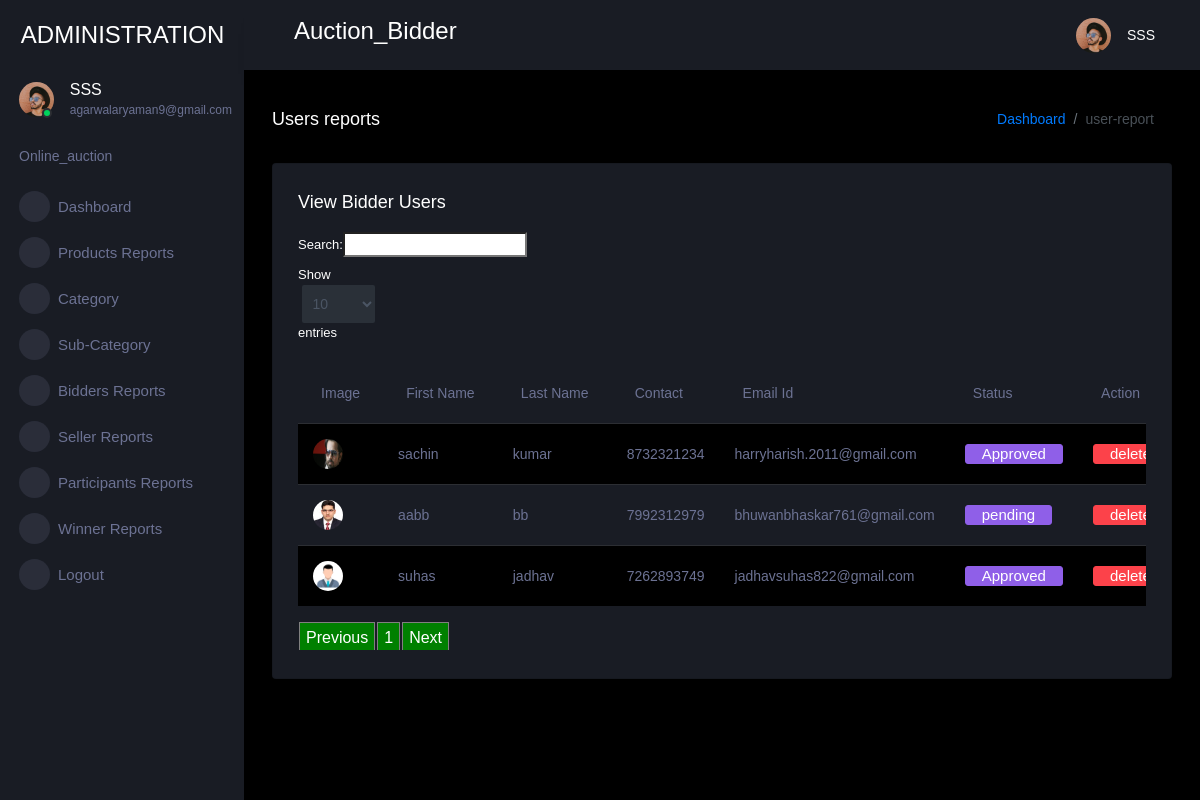
The page /view_buyer_user (signed in) on the database its author committed.
### bid_app/models.py (models this page shows, shortened)
class AuctionUser(models.Model):
    user = models.ForeignKey(User,on_delete=models.CASCADE,null=True, blank=True)
    dob = models.DateField(null=True, blank=True)
    address = models.CharField(max_length=100,null=True, blank=True)
    contact = models.CharField(max_length=10,null=True, blank=True)
    image = models.FileField(null=True, blank=True)
    user_type = models.CharField(max_length=100,null=True, blank=True)
    status = models.CharField(max_length=100,null=True, blank=True, default="pending")
    membership = models.ForeignKey(Member_fee,on_delete=models.CASCADE,null=True, blank=True)
    created = models.DateTimeField(auto_now_add=True)
    adhar_card = models.FileField(null=True, blank=True)
    pan_card = models.FileField(null=True, blank=True)
    bank_statement = models.FileField(null=True, blank=True)
    adhar_number = models.CharField(max_length=100,null=True, blank=True)
    pan_number = models.CharField(max_length=100,null=True, blank=True)
    account_number = models.CharField(max_length=100,null=True, blank=True)
    agree = models.BooleanField(null=True, blank=True)
    email_verification = models.BooleanField(null=True, blank=True)
    otp = models.CharField(max_length=100,null=True, blank=True)

### bid_app/views.py (the view)
# urls.py: path('view_buyer_user', view_buyer_user, name="view_buyer_user"),
def view_buyer_user(request):
    if not request.user.is_authenticated:
        return redirect('loginadmin')
    pro = AuctionUser.objects.filter(user_type='Bidder')
    d = {'user':pro}
    return render(request,'administration/view_user.html',d)

### bid_app/templates/administration/view_user.html (shortened to what this page needs)
{% extends 'administration/index.html' %}
{% load static %}
{% block body %}
<link rel = stylesheet href="https://cdn.datatables.net/1.10.23/css/dataTables.bootstrap.min.css">
<div class="main-panel">
    <div class="content-wrapper">
      <div class="page-header">
        <h3 class="page-title"> Users reports </h3>
        <nav aria-label="breadcrumb">
          <ol class="breadcrumb">
            <li class="breadcrumb-item"><a href="#">Dashboard</a></li>
            <li class="breadcrumb-item active" aria-current="page">user-report</li>
          </ol>
        </nav>
      </div>
      <div class="row">
        <div class="col-lg-12 grid-margin stretch-card">
          <div class="card">
            <div class="card-body">
              <h4 class="card-title">View Bidder Users</h4>
              <div class="table-responsive">
                <table class="table table-striped" id="example">
                  <thead>
                    <tr>
                        <th>Image</th>
                        <th>First Name</th>
                        <th>Last Name</th>
                          <th>Contact</th>
                        <th>Email Id</th>
                        <th>Status</th>
                        <th>Action</th>
                      </tr>
                      </thead>
                       <tbody>
                        {% for i in user %}
                      <tr>
                        <td><img src="{{i.image.url}}"></td>
                        <td>{{i.user.first_name}}</td>
                        <td>{{i.user.last_name}}</td>
                          <td>{{i.contact}}</td>
                          <td>{{i.user.email}}</td>
                          <td>
                            <a href="{% url 'change_user_status' i.id%}" onclick="return confirm('Are you sure?')"><button class="btn btn-info">{{i.status}}</button></a>
                          </td>
                        <td>
                          <a href="{% url 'delete_user' i.user.id %}" onclick="return confirm('Are you sure?')"><button class="btn btn-danger">delete</button></a>
                        </td>
                      </tr>
                        {% empty %}
                    <tr>
                      <td>Data Not Found</td>
                    </tr>
                        {% endfor %}
                        </tbody>
                </table>
              </div>
            </div>
          </div>
        </div>
      </div>
    </div>
{% endblock %}

### bid_app/templates/administration/index.html (shortened to what this page needs)
<!DOCTYPE html>
{% load static %}
<html lang="en">
  <head>
    <link rel="stylesheet" href="{% static 'administration/assets/vendors/mdi/css/materialdesignicons.min.css' %}">
    <link rel="stylesheet" href="{% static 'administration/assets/vendors/css/vendor.bundle.base.css' %}">
    <link rel="stylesheet" href="{% static 'administration/assets/vendors/jvectormap/jquery-jvectormap.css' %}">
    <link rel="stylesheet" href="{% static 'administration/assets/vendors/flag-icon-css/css/flag-icon.min.css' %}">
    <link rel="stylesheet" href="{% static 'administration/assets/vendors/owl-carousel-2/owl.carousel.min.css' %}">
    <link rel="stylesheet" href="{% static 'administration/assets/vendors/owl-carousel-2/owl.theme.default.min.css' %}">
    <link rel="stylesheet" href="{% static 'administration/assets/css/style.css' %}">
  </head>
  <body>
    <div class="container-scroller">
      <nav class="sidebar sidebar-offcanvas" id="sidebar">
        <div class="sidebar-brand-wrapper d-none d-lg-flex align-items-center justify-content-center fixed-top">
          <a class="sidebar-brand brand-logo" href="#" style="color:white">ADMINISTRATION</a>
        </div>
        <ul class="nav">
          <li class="nav-item profile">
            <div class="profile-desc">
              <div class="profile-pic">
                <div class="count-indicator">
                  <img class="img-xs rounded-circle " src="{% static 'administration/assets/images/faces/face15.jpg' %}" alt="">
                  <span class="count bg-success"></span>
                </div>
                <div class="profile-name">
                  <h5 class="mb-0 font-weight-normal">{{request.user.username}}</h5>
                  <span>{{request.user.email}}</span>
                </div>
              </div>
              <a href="#" id="profile-dropdown" data-toggle="dropdown"><i class="mdi mdi-dots-vertical"></i></a>
            </div>
          </li>
          <li class="nav-item nav-category">
            <span class="nav-link">Online_auction</span>
          </li>
          <li class="nav-item menu-items">
            <a class="nav-link" href="/admin-home">
              <span class="menu-icon">
                <i class="mdi mdi-speedometer"></i>
              </span>
              <span class="menu-title">Dashboard</span>
            </a>
          </li>
          <li class="nav-item menu-items">
            <a class="nav-link" href="/admin_view_product">
              <span class="menu-icon">
                <i class="mdi mdi-account-card-details"></i>
              </span>
              <span class="menu-title">Products Reports</span>
            </a>
          </li>
          <li class="nav-item menu-items">
            <a class="nav-link" data-toggle="collapse" href="#ui-basic-1" aria-expanded="false" aria-controls="ui-basic">
              <span class="menu-icon">
                <i class="mdi mdi-laptop"></i>
              </span>
              <span class="menu-title">Category</span>
              <i class="menu-arrow"></i>
            </a>
          </li>
          <li class="nav-item menu-items">
            <a class="nav-link" data-toggle="collapse" href="#ui-basic-2" aria-expanded="false" aria-controls="ui-basic">
              <span class="menu-icon">
                <i class="mdi mdi-laptop"></i>
              </span>
              <span class="menu-title">Sub-Category</span>
              <i class="menu-arrow"></i>
            </a>
          </li>
          <li class="nav-item menu-items">
            <a class="nav-link" href="/view_buyer_user">
              <span class="menu-icon">
                <i class="mdi mdi-account-card-details"></i>
              </span>
              <span class="menu-title">Bidders Reports</span>
            </a>
          </li>
          <li class="nav-item menu-items">
            <a class="nav-link" href="/view_seller_user">
              <span class="menu-icon">
                <i class="mdi mdi-account-card-details"></i>
              </span>
              <span class="menu-title">Seller Reports</span>
            </a>
          </li>
          <li class="nav-item menu-items">
            <a class="nav-link" href="/view_participants">
              <span class="menu-icon">
                <i class="mdi mdi-playlist-play"></i>
              </span>
              <span class="menu-title">Participants Reports</span>
            </a>
          </li>
          <li class="nav-item menu-items">
            <a class="nav-link" href="/view_winner">
              <span class="menu-icon">
                <i class="mdi mdi-playlist-play"></i>
              </span>
              <span class="menu-title">Winner Reports</span>
            </a>
          </li>
          <li class="nav-item menu-items">
            <a class="nav-link" href="/logout">
              <span class="menu-icon">
                <i class="mdi mdi-chart-bar"></i>
              </span>
              <span class="menu-title">Logout</span>
            </a>
          </li>
        </ul>
      </nav>
      <div class="container-fluid page-body-wrapper">
        <nav class="navbar p-0 fixed-top d-flex flex-row">
          <div class="navbar-menu-wrapper flex-grow d-flex align-items-stretch">
            <button class="navbar-toggler navbar-toggler align-self-center" type="button" data-toggle="minimize">
              <span class="mdi mdi-menu"></span>
            </button>
            <ul class="navbar-nav w-100">
              <li class="nav-item w-100">
                <h3>Auction_Bidder</h3>
              </li>
            </ul>
            <ul class="navbar-nav navbar-nav-right">
              <li class="nav-item dropdown">
                <a class="nav-link" id="profileDropdown" href="#" data-toggle="dropdown">
                  <div class="navbar-profile">
                    <img class="img-xs rounded-circle" src="{% static 'administration/assets/images/faces/face15.jpg' %}" alt="">
                    <p class="mb-0 d-none d-sm-block navbar-profile-name">{{request.user.username}}</p>
                    <i class="mdi mdi-menu-down d-none d-sm-block"></i>
                  </div>
                </a>
              </li>
            </ul>
          </div>
        </nav>
        {% block body %}{% endblock %}
          <footer class="footer">
          </footer>
        </div>
      </div>
    </div>
  </body>
</html>

### rows shown on the page
AuctionUser: image (picture), user.first_name "sachin", user.last_name "kumar", contact "8732321234", user.email "harryharish.2011@gmail.com", status "Approved"
AuctionUser: image (picture), user.first_name "aabb", user.last_name "bb", contact "7992312979", user.email "bhuwanbhaskar761@gmail.com", status "pending"
AuctionUser: image (picture), user.first_name "suhas", user.last_name "jadhav", contact "7262893749", user.email "jadhavsuhas822@gmail.com", status "Approved"

### other values the page prints
{{ request.user.username }} "SSS"
{{ request.user.email }} "agarwalaryaman9@gmail.com"
